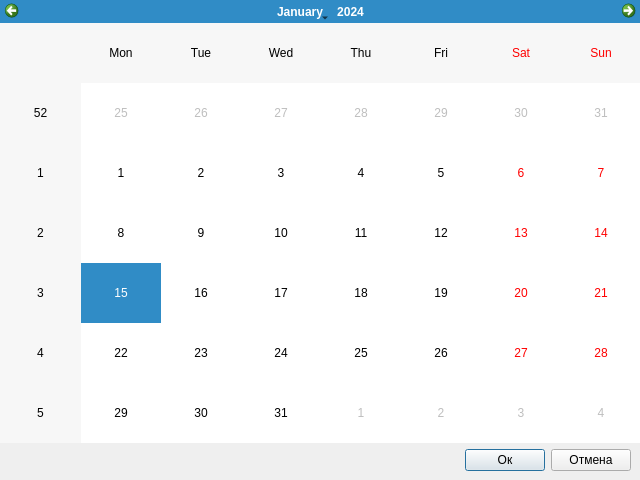
<?xml version="1.0" encoding="UTF-8"?>
<ui version="4.0">
 <class>Dialog</class>
 <widget class="QDialog" name="Dialog">
  <property name="geometry">
   <rect>
    <x>0</x>
    <y>0</y>
    <width>640</width>
    <height>480</height>
   </rect>
  </property>
  <property name="windowTitle">
   <string>Dialog</string>
  </property>
  <widget class="QWidget" name="verticalLayoutWidget">
   <property name="geometry">
    <rect>
     <x>0</x>
     <y>0</y>
     <width>641</width>
     <height>481</height>
    </rect>
   </property>
   <layout class="QVBoxLayout" name="verticalLayout">
    <property name="leftMargin">
     <number>0</number>
    </property>
    <property name="bottomMargin">
     <number>10</number>
    </property>
    <item>
     <widget class="QCalendarWidget" name="calendarWidget"/>
    </item>
    <item>
     <layout class="QHBoxLayout" name="horizontalLayout">
      <property name="rightMargin">
       <number>10</number>
      </property>
      <item>
       <spacer name="horizontalSpacer">
        <property name="orientation">
         <enum>Qt::Horizontal</enum>
        </property>
        <property name="sizeHint" stdset="0">
         <size>
          <width>40</width>
          <height>20</height>
         </size>
        </property>
       </spacer>
      </item>
      <item>
       <widget class="QPushButton" name="ok_btn">
        <property name="text">
         <string>Ок</string>
        </property>
       </widget>
      </item>
      <item>
       <widget class="QPushButton" name="cancel_btn">
        <property name="text">
         <string>Отмена</string>
        </property>
       </widget>
      </item>
     </layout>
    </item>
   </layout>
  </widget>
 </widget>
 <resources/>
 <connections/>
</ui>
